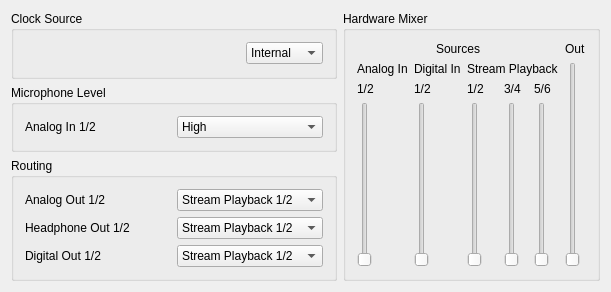
<?xml version="1.0" encoding="UTF-8"?>
<ui version="4.0">
 <class>YamahaGoUI</class>
 <widget class="QWidget" name="YamahaGoUI">
  <property name="geometry">
   <rect>
    <x>0</x>
    <y>0</y>
    <width>611</width>
    <height>292</height>
   </rect>
  </property>
  <property name="windowTitle">
   <string>Yamaha GO series Control</string>
  </property>
  <layout class="QHBoxLayout" name="horizontalLayout_3">
   <item>
    <layout class="QVBoxLayout" name="verticalLayout">
     <item>
      <widget class="QGroupBox" name="groupBox">
       <property name="title">
        <string>Clock Source</string>
       </property>
       <layout class="QHBoxLayout" name="horizontalLayout">
        <item>
         <spacer name="horizontalSpacer">
          <property name="orientation">
           <enum>Qt::Horizontal</enum>
          </property>
          <property name="sizeHint" stdset="0">
           <size>
            <width>185</width>
            <height>20</height>
           </size>
          </property>
         </spacer>
        </item>
        <item>
         <widget class="QComboBox" name="cmbClkSrc">
          <item>
           <property name="text">
            <string>Internal</string>
           </property>
          </item>
          <item>
           <property name="text">
            <string>Digital In</string>
           </property>
          </item>
         </widget>
        </item>
       </layout>
      </widget>
     </item>
     <item>
      <widget class="QGroupBox" name="groupBox_2">
       <property name="title">
        <string>Microphone Level</string>
       </property>
       <layout class="QHBoxLayout" name="horizontalLayout_2">
        <item>
         <widget class="QLabel" name="textLabel1_2_2_3">
          <property name="text">
           <string>Analog In 1/2</string>
          </property>
          <property name="wordWrap">
           <bool>false</bool>
          </property>
         </widget>
        </item>
        <item>
         <widget class="QComboBox" name="cmbAnaInLevel">
          <item>
           <property name="text">
            <string>High</string>
           </property>
          </item>
          <item>
           <property name="text">
            <string>Middle</string>
           </property>
          </item>
          <item>
           <property name="text">
            <string>Low</string>
           </property>
          </item>
         </widget>
        </item>
       </layout>
      </widget>
     </item>
     <item>
      <widget class="QGroupBox" name="groupBox2">
       <property name="title">
        <string>Routing</string>
       </property>
       <layout class="QGridLayout">
        <item row="0" column="0">
         <widget class="QLabel" name="textLabel1_2_2_2_2">
          <property name="text">
           <string>Analog Out 1/2</string>
          </property>
          <property name="wordWrap">
           <bool>false</bool>
          </property>
         </widget>
        </item>
        <item row="1" column="0">
         <widget class="QLabel" name="textLabel1_2_2_2">
          <property name="text">
           <string>Headphone Out 1/2</string>
          </property>
          <property name="wordWrap">
           <bool>false</bool>
          </property>
         </widget>
        </item>
        <item row="1" column="1">
         <widget class="QComboBox" name="cmbAnaOut34">
          <item>
           <property name="text">
            <string>Stream Playback 1/2</string>
           </property>
          </item>
          <item>
           <property name="text">
            <string>Stream Playback 3/4</string>
           </property>
          </item>
          <item>
           <property name="text">
            <string>Analog In 1/2</string>
           </property>
          </item>
          <item>
           <property name="text">
            <string>Digital In 1/2</string>
           </property>
          </item>
          <item>
           <property name="text">
            <string>Mixer Out 1/2</string>
           </property>
          </item>
          <item>
           <property name="text">
            <string>Stream Playback 5/6</string>
           </property>
          </item>
         </widget>
        </item>
        <item row="0" column="1">
         <widget class="QComboBox" name="cmbAnaOut12">
          <item>
           <property name="text">
            <string>Stream Playback 1/2</string>
           </property>
          </item>
          <item>
           <property name="text">
            <string>Stream Playback 3/4</string>
           </property>
          </item>
          <item>
           <property name="text">
            <string>Analog In 1/2</string>
           </property>
          </item>
          <item>
           <property name="text">
            <string>Digital In 1/2</string>
           </property>
          </item>
          <item>
           <property name="text">
            <string>Mixer Out 1/2</string>
           </property>
          </item>
          <item>
           <property name="text">
            <string>Stream Playback 5/6</string>
           </property>
          </item>
         </widget>
        </item>
        <item row="2" column="1">
         <widget class="QComboBox" name="cmbDigiOut12">
          <item>
           <property name="text">
            <string>Stream Playback 1/2</string>
           </property>
          </item>
          <item>
           <property name="text">
            <string>Stream Playback 3/4</string>
           </property>
          </item>
          <item>
           <property name="text">
            <string>Analog In 1/2</string>
           </property>
          </item>
          <item>
           <property name="text">
            <string>Digital In 1/2</string>
           </property>
          </item>
          <item>
           <property name="text">
            <string>Mixer Out 1/2</string>
           </property>
          </item>
          <item>
           <property name="text">
            <string>Stream Playback 5/6</string>
           </property>
          </item>
         </widget>
        </item>
        <item row="2" column="0">
         <widget class="QLabel" name="textLabel1_2_2_2_3">
          <property name="text">
           <string>Digital Out 1/2</string>
          </property>
          <property name="wordWrap">
           <bool>false</bool>
          </property>
         </widget>
        </item>
       </layout>
      </widget>
     </item>
    </layout>
   </item>
   <item>
    <widget class="QGroupBox" name="groupBox1">
     <property name="title">
      <string>Hardware Mixer</string>
     </property>
     <layout class="QGridLayout">
      <item row="0" column="0">
       <layout class="QGridLayout">
        <item row="3" column="1">
         <widget class="QSlider" name="sldDigiIn12">
          <property name="minimum">
           <number>0</number>
          </property>
          <property name="maximum">
           <number>99</number>
          </property>
          <property name="singleStep">
           <number>10</number>
          </property>
          <property name="pageStep">
           <number>10</number>
          </property>
          <property name="orientation">
           <enum>Qt::Vertical</enum>
          </property>
          <property name="tickInterval">
           <number>10000</number>
          </property>
         </widget>
        </item>
        <item row="3" column="4">
         <widget class="QSlider" name="sldStrmPlbk56">
          <property name="minimum">
           <number>0</number>
          </property>
          <property name="maximum">
           <number>99</number>
          </property>
          <property name="singleStep">
           <number>10</number>
          </property>
          <property name="pageStep">
           <number>10</number>
          </property>
          <property name="orientation">
           <enum>Qt::Vertical</enum>
          </property>
          <property name="tickInterval">
           <number>10000</number>
          </property>
         </widget>
        </item>
        <item row="3" column="2">
         <widget class="QSlider" name="sldStrmPlbk12">
          <property name="minimum">
           <number>0</number>
          </property>
          <property name="maximum">
           <number>99</number>
          </property>
          <property name="singleStep">
           <number>10</number>
          </property>
          <property name="pageStep">
           <number>10</number>
          </property>
          <property name="orientation">
           <enum>Qt::Vertical</enum>
          </property>
          <property name="tickInterval">
           <number>10000</number>
          </property>
         </widget>
        </item>
        <item row="3" column="3">
         <widget class="QSlider" name="sldStrmPlbk34">
          <property name="minimum">
           <number>0</number>
          </property>
          <property name="maximum">
           <number>99</number>
          </property>
          <property name="singleStep">
           <number>10</number>
          </property>
          <property name="pageStep">
           <number>10</number>
          </property>
          <property name="orientation">
           <enum>Qt::Vertical</enum>
          </property>
          <property name="tickInterval">
           <number>10000</number>
          </property>
         </widget>
        </item>
        <item row="3" column="0">
         <widget class="QSlider" name="sldAnaIn12">
          <property name="sizePolicy">
           <sizepolicy hsizetype="Fixed" vsizetype="Expanding">
            <horstretch>0</horstretch>
            <verstretch>0</verstretch>
           </sizepolicy>
          </property>
          <property name="layoutDirection">
           <enum>Qt::LeftToRight</enum>
          </property>
          <property name="minimum">
           <number>0</number>
          </property>
          <property name="maximum">
           <number>99</number>
          </property>
          <property name="singleStep">
           <number>10</number>
          </property>
          <property name="pageStep">
           <number>10</number>
          </property>
          <property name="orientation">
           <enum>Qt::Vertical</enum>
          </property>
          <property name="tickInterval">
           <number>10000</number>
          </property>
         </widget>
        </item>
        <item row="2" column="4">
         <widget class="QLabel" name="textLabel2_4_2_2">
          <property name="text">
           <string>5/6</string>
          </property>
          <property name="wordWrap">
           <bool>false</bool>
          </property>
         </widget>
        </item>
        <item row="2" column="3">
         <widget class="QLabel" name="textLabel2_2">
          <property name="text">
           <string>3/4</string>
          </property>
          <property name="wordWrap">
           <bool>false</bool>
          </property>
         </widget>
        </item>
        <item row="1" column="2" colspan="3">
         <widget class="QLabel" name="textLabel2_4_2_3_2_2">
          <property name="text">
           <string>Stream Playback</string>
          </property>
          <property name="wordWrap">
           <bool>false</bool>
          </property>
         </widget>
        </item>
        <item row="2" column="1">
         <widget class="QLabel" name="label_2">
          <property name="text">
           <string>1/2</string>
          </property>
         </widget>
        </item>
        <item row="1" column="0">
         <widget class="QLabel" name="label_3">
          <property name="text">
           <string>Analog In</string>
          </property>
         </widget>
        </item>
        <item row="2" column="2">
         <widget class="QLabel" name="textLabel2">
          <property name="text">
           <string>1/2</string>
          </property>
          <property name="wordWrap">
           <bool>false</bool>
          </property>
         </widget>
        </item>
        <item row="1" column="1">
         <widget class="QLabel" name="label_4">
          <property name="text">
           <string>Digital In</string>
          </property>
         </widget>
        </item>
        <item row="2" column="0">
         <widget class="QLabel" name="label">
          <property name="text">
           <string>1/2</string>
          </property>
         </widget>
        </item>
        <item row="0" column="0" colspan="5">
         <widget class="QLabel" name="textLabel2_4_2_3_2">
          <property name="text">
           <string>Sources</string>
          </property>
          <property name="alignment">
           <set>Qt::AlignCenter</set>
          </property>
          <property name="wordWrap">
           <bool>false</bool>
          </property>
         </widget>
        </item>
       </layout>
      </item>
      <item row="0" column="1">
       <layout class="QVBoxLayout">
        <item>
         <widget class="QLabel" name="textLabel2_4_2_2_2">
          <property name="text">
           <string>Out</string>
          </property>
          <property name="wordWrap">
           <bool>false</bool>
          </property>
         </widget>
        </item>
        <item>
         <widget class="QSlider" name="sldMaster">
          <property name="minimumSize">
           <size>
            <width>0</width>
            <height>80</height>
           </size>
          </property>
          <property name="minimum">
           <number>0</number>
          </property>
          <property name="maximum">
           <number>99</number>
          </property>
          <property name="singleStep">
           <number>10</number>
          </property>
          <property name="pageStep">
           <number>10</number>
          </property>
          <property name="orientation">
           <enum>Qt::Vertical</enum>
          </property>
          <property name="tickInterval">
           <number>10000</number>
          </property>
         </widget>
        </item>
       </layout>
      </item>
     </layout>
    </widget>
   </item>
  </layout>
 </widget>
 <layoutdefault spacing="6" margin="11"/>
 <pixmapfunction>qPixmapFromMimeSource</pixmapfunction>
 <tabstops>
  <tabstop>sldMaster</tabstop>
 </tabstops>
 <resources/>
 <connections>
  <connection>
   <sender>sldStrmPlbk34</sender>
   <signal>valueChanged(int)</signal>
   <receiver>YamahaGoUI</receiver>
   <slot>setGainStrmPlbk34(int)</slot>
   <hints>
    <hint type="sourcelabel">
     <x>20</x>
     <y>20</y>
    </hint>
    <hint type="destinationlabel">
     <x>20</x>
     <y>20</y>
    </hint>
   </hints>
  </connection>
  <connection>
   <sender>sldAnaIn12</sender>
   <signal>valueChanged(int)</signal>
   <receiver>YamahaGoUI</receiver>
   <slot>setGainAnaIn12(int)</slot>
   <hints>
    <hint type="sourcelabel">
     <x>20</x>
     <y>20</y>
    </hint>
    <hint type="destinationlabel">
     <x>20</x>
     <y>20</y>
    </hint>
   </hints>
  </connection>
  <connection>
   <sender>sldStrmPlbk56</sender>
   <signal>valueChanged(int)</signal>
   <receiver>YamahaGoUI</receiver>
   <slot>setGainStrmPlbk56(int)</slot>
   <hints>
    <hint type="sourcelabel">
     <x>20</x>
     <y>20</y>
    </hint>
    <hint type="destinationlabel">
     <x>20</x>
     <y>20</y>
    </hint>
   </hints>
  </connection>
  <connection>
   <sender>sldDigiIn12</sender>
   <signal>valueChanged(int)</signal>
   <receiver>YamahaGoUI</receiver>
   <slot>setGainDigiIn(int)</slot>
   <hints>
    <hint type="sourcelabel">
     <x>20</x>
     <y>20</y>
    </hint>
    <hint type="destinationlabel">
     <x>20</x>
     <y>20</y>
    </hint>
   </hints>
  </connection>
  <connection>
   <sender>sldMaster</sender>
   <signal>valueChanged(int)</signal>
   <receiver>YamahaGoUI</receiver>
   <slot>setVolumeMixer(int)</slot>
   <hints>
    <hint type="sourcelabel">
     <x>20</x>
     <y>20</y>
    </hint>
    <hint type="destinationlabel">
     <x>20</x>
     <y>20</y>
    </hint>
   </hints>
  </connection>
  <connection>
   <sender>cmbDigiOut12</sender>
   <signal>activated(int)</signal>
   <receiver>YamahaGoUI</receiver>
   <slot>setDigiOut12(int)</slot>
   <hints>
    <hint type="sourcelabel">
     <x>20</x>
     <y>20</y>
    </hint>
    <hint type="destinationlabel">
     <x>20</x>
     <y>20</y>
    </hint>
   </hints>
  </connection>
  <connection>
   <sender>cmbAnaOut12</sender>
   <signal>activated(int)</signal>
   <receiver>YamahaGoUI</receiver>
   <slot>setAnaOut12(int)</slot>
   <hints>
    <hint type="sourcelabel">
     <x>20</x>
     <y>20</y>
    </hint>
    <hint type="destinationlabel">
     <x>20</x>
     <y>20</y>
    </hint>
   </hints>
  </connection>
  <connection>
   <sender>cmbAnaOut34</sender>
   <signal>activated(int)</signal>
   <receiver>YamahaGoUI</receiver>
   <slot>setAnaOut34(int)</slot>
   <hints>
    <hint type="sourcelabel">
     <x>20</x>
     <y>20</y>
    </hint>
    <hint type="destinationlabel">
     <x>20</x>
     <y>20</y>
    </hint>
   </hints>
  </connection>
  <connection>
   <sender>sldStrmPlbk12</sender>
   <signal>valueChanged(int)</signal>
   <receiver>YamahaGoUI</receiver>
   <slot>setGainStrmPlbk12(int)</slot>
   <hints>
    <hint type="sourcelabel">
     <x>20</x>
     <y>20</y>
    </hint>
    <hint type="destinationlabel">
     <x>20</x>
     <y>20</y>
    </hint>
   </hints>
  </connection>
  <connection>
   <sender>cmbAnaInLevel</sender>
   <signal>activated(int)</signal>
   <receiver>YamahaGoUI</receiver>
   <slot>setAnaInLevel(int)</slot>
   <hints>
    <hint type="sourcelabel">
     <x>20</x>
     <y>20</y>
    </hint>
    <hint type="destinationlabel">
     <x>20</x>
     <y>20</y>
    </hint>
   </hints>
  </connection>
  <connection>
   <sender>cmbClkSrc</sender>
   <signal>activated(int)</signal>
   <receiver>YamahaGoUI</receiver>
   <slot>setClkSrc()</slot>
   <hints>
    <hint type="sourcelabel">
     <x>247</x>
     <y>53</y>
    </hint>
    <hint type="destinationlabel">
     <x>306</x>
     <y>174</y>
    </hint>
   </hints>
  </connection>
 </connections>
</ui>
